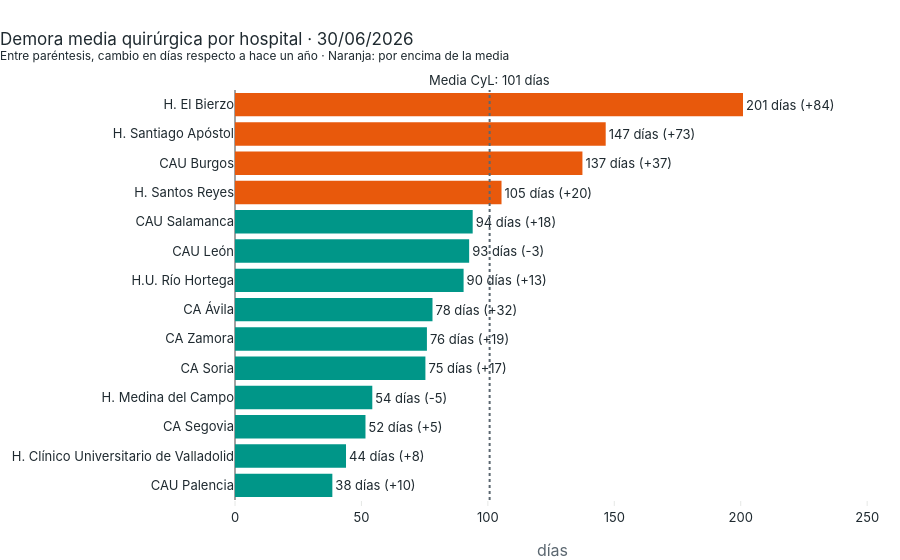

Notebook source saved alongside this figure:
### Markdown cell above
---
## 5. ¿Qué hospitales destacan para bien o para mal?

### Code cell
hosp = sql("""
SELECT fecha, hospital, provincia, pacientes_estructurales, demora_media_dias
FROM v_quirurgica_hospital
""")
h_ult = hosp[hosp["fecha"] == ULTIMA].set_index("hospital")
h_ant = hosp[hosp["fecha"] == hace_un_anio].set_index("hospital")
h_ult["variacion_1_anio"] = h_ult["demora_media_dias"] - h_ant["demora_media_dias"]
h_ult = h_ult.sort_values("demora_media_dias")
media_cyl = region.iloc[-1]["demora_media_dias"]

fig = go.Figure(go.Bar(
    x=h_ult["demora_media_dias"], y=h_ult.index, orientation="h",
    marker_color=[DESTACADO if d > media_cyl else PRINCIPAL for d in h_ult["demora_media_dias"]],
    customdata=h_ult[["pacientes_estructurales", "variacion_1_anio"]],
    text=[f"{d:.0f} días ({v:+.0f})" for d, v in zip(h_ult["demora_media_dias"], h_ult["variacion_1_anio"])],
    textposition="outside",
    hovertemplate="%{y}<br>Demora: %{x:.1f} días<br>Pacientes: %{customdata[0]:,.0f}"
                  "<br>Cambio en un año: %{customdata[1]:+.1f} días<extra></extra>"))
fig.add_vline(x=media_cyl, line_dash="dot", line_color="#5b6770",
              annotation_text=f"Media CyL: {media_cyl:.0f} días", annotation_position="top")
fig.update_layout(title=f"Demora media quirúrgica por hospital · {ULTIMA:%d/%m/%Y}<br>"
                        "<sup>Entre paréntesis, cambio en días respecto a hace un año · "
                        "Naranja: por encima de la media</sup>",
                  xaxis_title="días", hovermode="closest", height=560,
                  xaxis_range=[0, h_ult["demora_media_dias"].max() * 1.25])
fig.show()

### Figure 1 — Plotly figure (JSON) as saved in the notebook; plotly's stock layout.template omitted (floating-point values rounded to 4 significant figures)
{"data": [{"customdata": [[1293.0, 10.0], [1830.0, 8.3], [1638.0, 5.2], [725.0, -4.8], [993.0, 17.1], [2005.0, 18.8], [1907.0, 31.9], [3279.0, 13.2], [4708.0, -3.0], [5222.0, 18.5], [633.0, 19.9], [4816.0, 37.4], [1034.0, 72.9], [2951.0, 83.9]], "hovertemplate": "%{y}<br>Demora: %{x:.1f} días<br>Pacientes: %{customdata[0]:,.0f}<br>Cambio en un año: %{customdata[1]:+.1f} días<extra></extra>", "marker": {"color": ["#009688", "#009688", "#009688", "#009688", "#009688", "#009688", "#009688", "#009688", "#009688", "#009688", "#e8590c", "#e8590c", "#e8590c", "#e8590c"]}, "orientation": "h", "text": ["38 días (+10)", "44 días (+8)", "52 días (+5)", "54 días (-5)", "75 días (+17)", "76 días (+19)", "78 días (+32)", "90 días (+13)", "93 días (-3)", "94 días (+18)", "105 días (+20)", "137 días (+37)", "147 días (+73)", "201 días (+84)"], "textposition": "outside", "type": "bar", "x": [38.5, 43.9, 51.6, 54.3, 75.3, 75.9, 78.1, 90.4, 92.6, 94.0, 105.4, 137.4, 146.6, 200.9], "y": ["CAU Palencia", "H. Clínico Universitario de Valladolid", "CA Segovia", "H. Medina del Campo", "CA Soria", "CA Zamora", "CA Ávila", "H.U. Río Hortega", "CAU León", "CAU Salamanca", "H. Santos Reyes", "CAU Burgos", "H. Santiago Apóstol", "H. El Bierzo"]}], "layout": {"annotations": [{"showarrow": false, "text": "Media CyL: 101 días", "x": 100.7, "xanchor": "center", "xref": "x", "y": 1, "yanchor": "bottom", "yref": "y domain"}], "height": 560, "hovermode": "closest", "shapes": [{"line": {"color": "#5b6770", "dash": "dot"}, "type": "line", "x0": 100.7, "x1": 100.7, "xref": "x", "y0": 0, "y1": 1, "yref": "y domain"}], "title": {"text": "Demora media quirúrgica por hospital · 30/06/2026<br><sup>Entre paréntesis, cambio en días respecto a hace un año · Naranja: por encima de la media</sup>"}, "xaxis": {"range": [0, 251.1], "title": {"text": "días"}}}}
